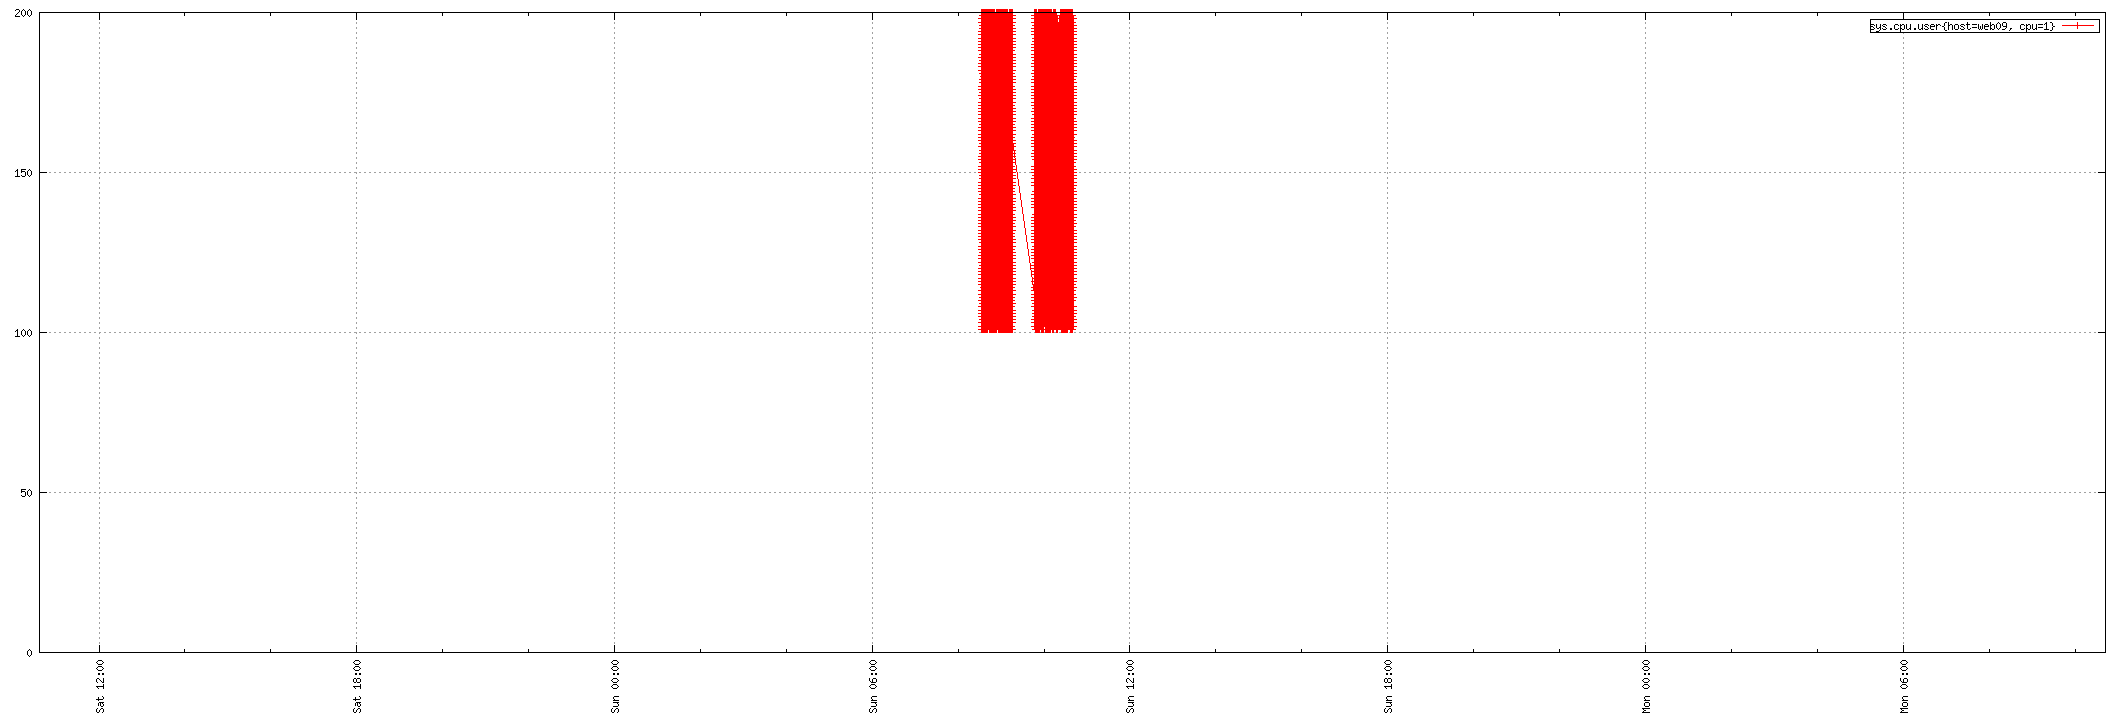

The gnuplot source for this figure:
set term png small size 2124,720
set xdata time
set timefmt "%s"
if (GPVAL_VERSION < 4.6) set xtics rotate; else set xtics rotate right
set output "${TMPDIR-'tmp'}/tsd/e7b4c4f8.png"
set xrange ["1673692608":"1673865756"]
set format x "%a %H:%M"
set grid
set style data linespoint
set key right box
set yrange [0:]
plot  "${TMPDIR-'tmp'}/tsd/e7b4c4f8_0.dat" using 1:2 title "sys.cpu.user{host=web09, cpu=1}"
